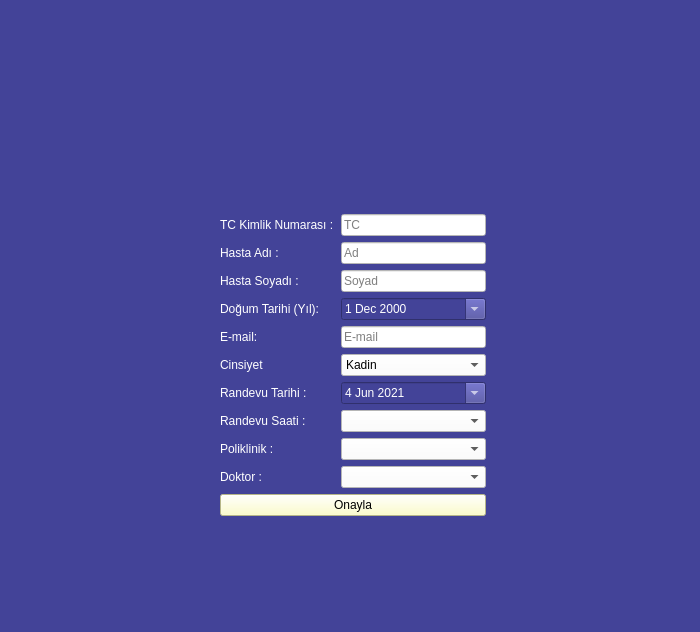
<?xml version="1.0" encoding="UTF-8"?>
<ui version="4.0">
 <class>Form</class>
 <widget class="QWidget" name="Form">
  <property name="geometry">
   <rect>
    <x>0</x>
    <y>0</y>
    <width>700</width>
    <height>632</height>
   </rect>
  </property>
  <property name="minimumSize">
   <size>
    <width>700</width>
    <height>632</height>
   </size>
  </property>
  <property name="maximumSize">
   <size>
    <width>700</width>
    <height>632</height>
   </size>
  </property>
  <property name="baseSize">
   <size>
    <width>700</width>
    <height>632</height>
   </size>
  </property>
  <property name="windowTitle">
   <string>Hasta Ekle</string>
  </property>
  <property name="styleSheet">
   <string notr="true">background-color: rgb(67, 67, 152);
</string>
  </property>
  <widget class="QWidget" name="formLayoutWidget">
   <property name="geometry">
    <rect>
     <x>220</x>
     <y>10</y>
     <width>266</width>
     <height>669</height>
    </rect>
   </property>
   <layout class="QFormLayout" name="formLayout">
    <property name="sizeConstraint">
     <enum>QLayout::SetMinimumSize</enum>
    </property>
    <property name="fieldGrowthPolicy">
     <enum>QFormLayout::AllNonFixedFieldsGrow</enum>
    </property>
    <property name="rowWrapPolicy">
     <enum>QFormLayout::DontWrapRows</enum>
    </property>
    <property name="labelAlignment">
     <set>Qt::AlignJustify|Qt::AlignVCenter</set>
    </property>
    <property name="formAlignment">
     <set>Qt::AlignCenter</set>
    </property>
    <property name="horizontalSpacing">
     <number>7</number>
    </property>
    <property name="leftMargin">
     <number>0</number>
    </property>
    <property name="rightMargin">
     <number>0</number>
    </property>
    <item row="5" column="0" colspan="2">
     <widget class="QLabel" name="label_9">
      <property name="layoutDirection">
       <enum>Qt::RightToLeft</enum>
      </property>
      <property name="styleSheet">
       <string notr="true">color: rgb(255, 255, 255);</string>
      </property>
      <property name="text">
       <string/>
      </property>
      <property name="pixmap">
       <pixmap>../Icons/hospital.png</pixmap>
      </property>
      <property name="alignment">
       <set>Qt::AlignCenter</set>
      </property>
     </widget>
    </item>
    <item row="8" column="0" colspan="2">
     <widget class="QLabel" name="label_7">
      <property name="maximumSize">
       <size>
        <width>300</width>
        <height>16777215</height>
       </size>
      </property>
      <property name="text">
       <string/>
      </property>
      <property name="pixmap">
       <pixmap>:/logs/4767662091595341176-128.png</pixmap>
      </property>
      <property name="alignment">
       <set>Qt::AlignCenter</set>
      </property>
     </widget>
    </item>
    <item row="17" column="0">
     <widget class="QLabel" name="label_2">
      <property name="styleSheet">
       <string notr="true">color: rgb(255, 255, 255);</string>
      </property>
      <property name="text">
       <string>Hasta Soyadı :</string>
      </property>
     </widget>
    </item>
    <item row="17" column="1">
     <widget class="QLineEdit" name="soyad_Line">
      <property name="styleSheet">
       <string notr="true">color: rgb(0,0,0);
background-color: rgb(255, 255, 255);
</string>
      </property>
      <property name="inputMethodHints">
       <set>Qt::ImhLowercaseOnly</set>
      </property>
      <property name="placeholderText">
       <string>Soyad</string>
      </property>
     </widget>
    </item>
    <item row="30" column="0" colspan="2">
     <widget class="QPushButton" name="hastaEkle_Btn">
      <property name="styleSheet">
       <string notr="true">background-color: rgb(255, 255, 190);</string>
      </property>
      <property name="text">
       <string>Onayla</string>
      </property>
     </widget>
    </item>
    <item row="18" column="0">
     <widget class="QLabel" name="label_12">
      <property name="styleSheet">
       <string notr="true">color: rgb(255, 255, 255);</string>
      </property>
      <property name="text">
       <string>Doğum Tarihi (Yıl):</string>
      </property>
     </widget>
    </item>
    <item row="19" column="1">
     <widget class="QLineEdit" name="mail_Line">
      <property name="styleSheet">
       <string notr="true">color: rgb(0,0,0);
background-color: rgb(255, 255, 255);
</string>
      </property>
      <property name="inputMethodHints">
       <set>Qt::ImhLowercaseOnly</set>
      </property>
      <property name="placeholderText">
       <string>E-mail</string>
      </property>
     </widget>
    </item>
    <item row="20" column="1">
     <widget class="QComboBox" name="comboBox_Cinsiyet">
      <property name="styleSheet">
       <string notr="true">color: rgb(0, 0, 0);
background-color: rgb(255, 255, 255);
</string>
      </property>
      <item>
       <property name="text">
        <string>Kadin</string>
       </property>
      </item>
      <item>
       <property name="text">
        <string>Erkek</string>
       </property>
      </item>
     </widget>
    </item>
    <item row="19" column="0">
     <widget class="QLabel" name="label_10">
      <property name="styleSheet">
       <string notr="true">color: rgb(255, 255, 255);</string>
      </property>
      <property name="text">
       <string>E-mail:</string>
      </property>
     </widget>
    </item>
    <item row="20" column="0">
     <widget class="QLabel" name="label_11">
      <property name="styleSheet">
       <string notr="true">color: rgb(255, 255, 255);</string>
      </property>
      <property name="text">
       <string>Cinsiyet</string>
      </property>
     </widget>
    </item>
    <item row="21" column="1">
     <widget class="QDateEdit" name="rt_dateEdit">
      <property name="styleSheet">
       <string notr="true">color: rgb(255, 255, 255);</string>
      </property>
      <property name="minimumDate">
       <date>
        <year>2021</year>
        <month>6</month>
        <day>2</day>
       </date>
      </property>
      <property name="calendarPopup">
       <bool>true</bool>
      </property>
      <property name="date">
       <date>
        <year>2021</year>
        <month>6</month>
        <day>4</day>
       </date>
      </property>
     </widget>
    </item>
    <item row="21" column="0">
     <widget class="QLabel" name="label_3">
      <property name="styleSheet">
       <string notr="true">color: rgb(255, 255, 255);</string>
      </property>
      <property name="text">
       <string>Randevu Tarihi :</string>
      </property>
     </widget>
    </item>
    <item row="22" column="1">
     <widget class="QComboBox" name="comboBox_Saat">
      <property name="styleSheet">
       <string notr="true">color: rgb(0, 0, 0);
background-color: rgb(255, 255, 255);
</string>
      </property>
     </widget>
    </item>
    <item row="22" column="0">
     <widget class="QLabel" name="label_4">
      <property name="styleSheet">
       <string notr="true">color: rgb(255, 255, 255);</string>
      </property>
      <property name="text">
       <string>Randevu Saati :</string>
      </property>
     </widget>
    </item>
    <item row="23" column="1">
     <widget class="QComboBox" name="comboBox_Poliklinik">
      <property name="styleSheet">
       <string notr="true">color: rgb(0, 0, 0);
background-color: rgb(255, 255, 255);
</string>
      </property>
     </widget>
    </item>
    <item row="23" column="0">
     <widget class="QLabel" name="label_6">
      <property name="styleSheet">
       <string notr="true">color: rgb(255, 255, 255);</string>
      </property>
      <property name="text">
       <string>Poliklinik :</string>
      </property>
     </widget>
    </item>
    <item row="24" column="1">
     <widget class="QComboBox" name="comboBox_Doktor">
      <property name="styleSheet">
       <string notr="true">color: rgb(0, 0, 0);
background-color: rgb(255, 255, 255);
</string>
      </property>
     </widget>
    </item>
    <item row="24" column="0">
     <widget class="QLabel" name="label_5">
      <property name="styleSheet">
       <string notr="true">color: rgb(255, 255, 255);</string>
      </property>
      <property name="text">
       <string>Doktor :</string>
      </property>
     </widget>
    </item>
    <item row="16" column="0">
     <widget class="QLabel" name="label">
      <property name="layoutDirection">
       <enum>Qt::RightToLeft</enum>
      </property>
      <property name="styleSheet">
       <string notr="true">color: rgb(255, 255, 255);</string>
      </property>
      <property name="text">
       <string>Hasta Adı :</string>
      </property>
     </widget>
    </item>
    <item row="16" column="1">
     <widget class="QLineEdit" name="ad_Line">
      <property name="layoutDirection">
       <enum>Qt::RightToLeft</enum>
      </property>
      <property name="styleSheet">
       <string notr="true">color: rgb(0,0,0);
background-color: rgb(255, 255, 255);
</string>
      </property>
      <property name="inputMethodHints">
       <set>Qt::ImhNone</set>
      </property>
      <property name="text">
       <string/>
      </property>
      <property name="placeholderText">
       <string>Ad</string>
      </property>
     </widget>
    </item>
    <item row="15" column="0">
     <widget class="QLabel" name="label_8">
      <property name="layoutDirection">
       <enum>Qt::RightToLeft</enum>
      </property>
      <property name="styleSheet">
       <string notr="true">color: rgb(255, 255, 255);</string>
      </property>
      <property name="text">
       <string>TC Kimlik Numarası :</string>
      </property>
     </widget>
    </item>
    <item row="15" column="1">
     <widget class="QLineEdit" name="tc_Line">
      <property name="layoutDirection">
       <enum>Qt::RightToLeft</enum>
      </property>
      <property name="styleSheet">
       <string notr="true">color: rgb(0,0,0);
background-color: rgb(255, 255, 255);
</string>
      </property>
      <property name="inputMethodHints">
       <set>Qt::ImhNone</set>
      </property>
      <property name="text">
       <string/>
      </property>
      <property name="placeholderText">
       <string>TC</string>
      </property>
      <property name="clearButtonEnabled">
       <bool>false</bool>
      </property>
     </widget>
    </item>
    <item row="18" column="1">
     <widget class="QDateEdit" name="dt_dateEdit">
      <property name="styleSheet">
       <string notr="true">color: rgb(255, 255, 255);</string>
      </property>
      <property name="calendarPopup">
       <bool>true</bool>
      </property>
      <property name="date">
       <date>
        <year>2000</year>
        <month>12</month>
        <day>1</day>
       </date>
      </property>
     </widget>
    </item>
   </layout>
  </widget>
 </widget>
 <resources>
  <include location="../Icons/hasta.qrc"/>
 </resources>
 <connections/>
</ui>
